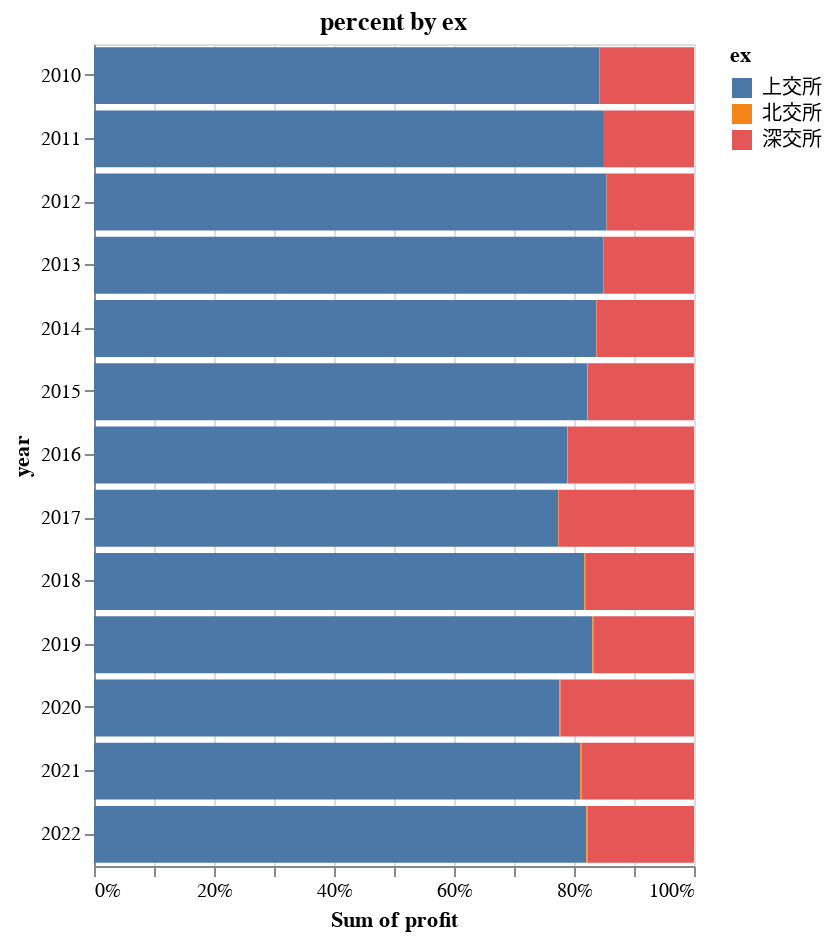

The code cell stored with this chart in its notebook:
### Code cell
profit.data_overall()['market_ex']['ex']

### Figure 1 — Vega-Lite specification as saved in the notebook (floating-point values rounded to 4 significant figures)
{"config": {"view": {"continuousWidth": 300, "continuousHeight": 300}}, "data": {"name": "data-a39dfdd9ff846e3b4547b879c911a11a"}, "mark": {"type": "bar"}, "encoding": {"color": {"field": "ex", "type": "nominal"}, "x": {"aggregate": "sum", "field": "profit", "stack": "normalize", "type": "quantitative"}, "y": {"field": "year", "type": "ordinal"}}, "height": 411, "title": "percent by ex", "width": "container", "$schema": "https://vega.github.io/schema/vega-lite/v5.8.0.json", "datasets": {"data-a39dfdd9ff846e3b4547b879c911a11a": [{"year": "2010", "ex": "上交所", "profit": 1554000000000.0}, {"year": "2010", "ex": "北交所", "profit": 296100000.0}, {"year": "2010", "ex": "深交所", "profit": 291100000000.0}, {"year": "2011", "ex": "上交所", "profit": 1915000000000.0}, {"year": "2011", "ex": "北交所", "profit": 229100000.0}, {"year": "2011", "ex": "深交所", "profit": 338000000000.0}, {"year": "2012", "ex": "上交所", "profit": 1854000000000.0}, {"year": "2012", "ex": "北交所", "profit": 569200000.0}, {"year": "2012", "ex": "深交所", "profit": 315700000000.0}, {"year": "2013", "ex": "上交所", "profit": 2128000000000.0}, {"year": "2013", "ex": "北交所", "profit": 1359000000.0}, {"year": "2013", "ex": "深交所", "profit": 379200000000.0}, {"year": "2014", "ex": "上交所", "profit": 2310000000000.0}, {"year": "2014", "ex": "北交所", "profit": 1612000000.0}, {"year": "2014", "ex": "深交所", "profit": 448100000000.0}, {"year": "2015", "ex": "上交所", "profit": 2371000000000.0}, {"year": "2015", "ex": "北交所", "profit": 2394000000.0}, {"year": "2015", "ex": "深交所", "profit": 510700000000.0}, {"year": "2016", "ex": "上交所", "profit": 2425000000000.0}, {"year": "2016", "ex": "北交所", "profit": 3364000000.0}, {"year": "2016", "ex": "深交所", "profit": 646500000000.0}, {"year": "2017", "ex": "上交所", "profit": 2870000000000.0}, {"year": "2017", "ex": "北交所", "profit": 4637000000.0}, {"year": "2017", "ex": "深交所", "profit": 836100000000.0}, {"year": "2018", "ex": "上交所", "profit": 3218000000000.0}, {"year": "2018", "ex": "北交所", "profit": 5538000000.0}, {"year": "2018", "ex": "深交所", "profit": 713800000000.0}, {"year": "2019", "ex": "上交所", "profit": 3514000000000.0}, {"year": "2019", "ex": "北交所", "profit": 6699000000.0}, {"year": "2019", "ex": "深交所", "profit": 709900000000.0}, {"year": "2020", "ex": "上交所", "profit": 3348000000000.0}, {"year": "2020", "ex": "北交所", "profit": 8179000000.0}, {"year": "2020", "ex": "深交所", "profit": 961300000000.0}, {"year": "2021", "ex": "上交所", "profit": 4166000000000.0}, {"year": "2021", "ex": "北交所", "profit": 10920000000.0}, {"year": "2021", "ex": "深交所", "profit": 964400000000.0}, {"year": "2022", "ex": "上交所", "profit": 4255000000000.0}, {"year": "2022", "ex": "北交所", "profit": 11630000000.0}, {"year": "2022", "ex": "深交所", "profit": 919800000000.0}]}}
